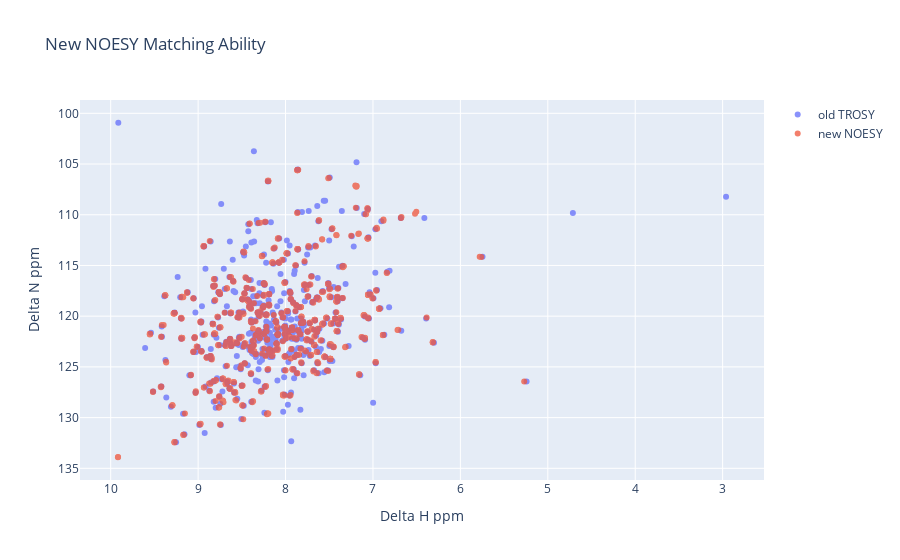

Notebook cell for this chart:
### Code cell
# add figure
fig1 = go.Figure()
fig1.add_trace(go.Scatter(x=h_old_ls, y=n_old_ls, mode='markers', name='Early 2020 TROSY (N-H)', marker_color='green', opacity=0.75))
fig1.add_trace(go.Scatter(x=h_new_ls, y=n_new_ls, mode='markers', name='2021 NOESY (N-NH)', marker_color='red', opacity=.75))
fig1.update_yaxes(autorange="reversed")
fig1.update_xaxes(autorange="reversed")
fig1.update_layout(yaxis_title_text='Delta N ppm',
                  xaxis_title_text='Delta H ppm', title_text = 'New NOESY Matching Ability')
fig1.show()

### Figure 1 — Plotly figure (JSON) as saved in the notebook; plotly's stock layout.template omitted (floating-point values rounded to 4 significant figures; data arrays with more than 128 entries replaced by an {"elided": "..."} marker saying what was removed)
{"data": [{"mode": "markers", "name": "old TROSY", "opacity": 0.75, "type": "scatter", "x": {"elided": "433 float values"}, "y": {"elided": "433 float values"}}, {"mode": "markers", "name": "new NOESY", "opacity": 0.75, "type": "scatter", "x": {"elided": "973 float values"}, "y": {"elided": "973 float values"}}], "layout": {"title": {"text": "New NOESY Matching Ability"}, "xaxis": {"autorange": "reversed", "title": {"text": "Delta H ppm"}}, "yaxis": {"autorange": "reversed", "title": {"text": "Delta N ppm"}}}}
